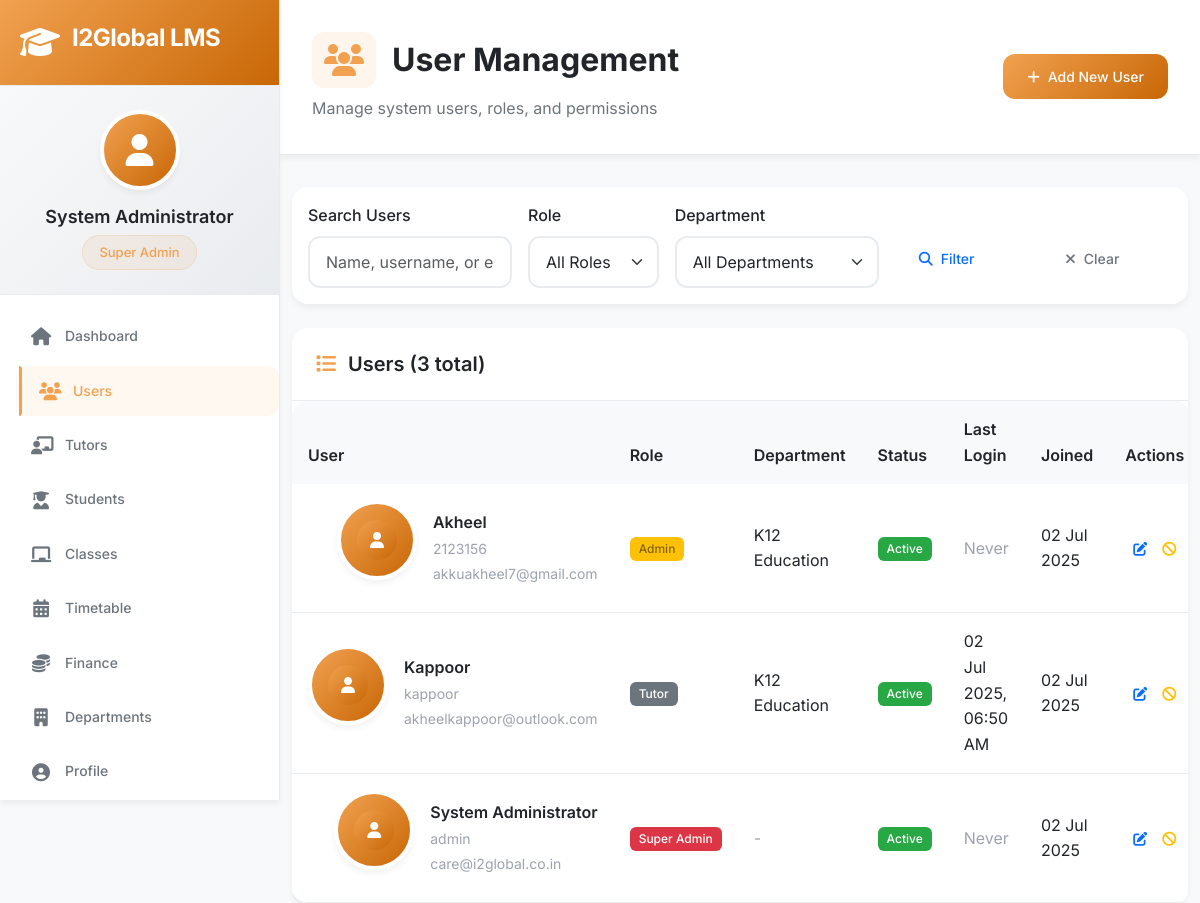
/admin/users (signed in), run on an earlier commit of the app's database.
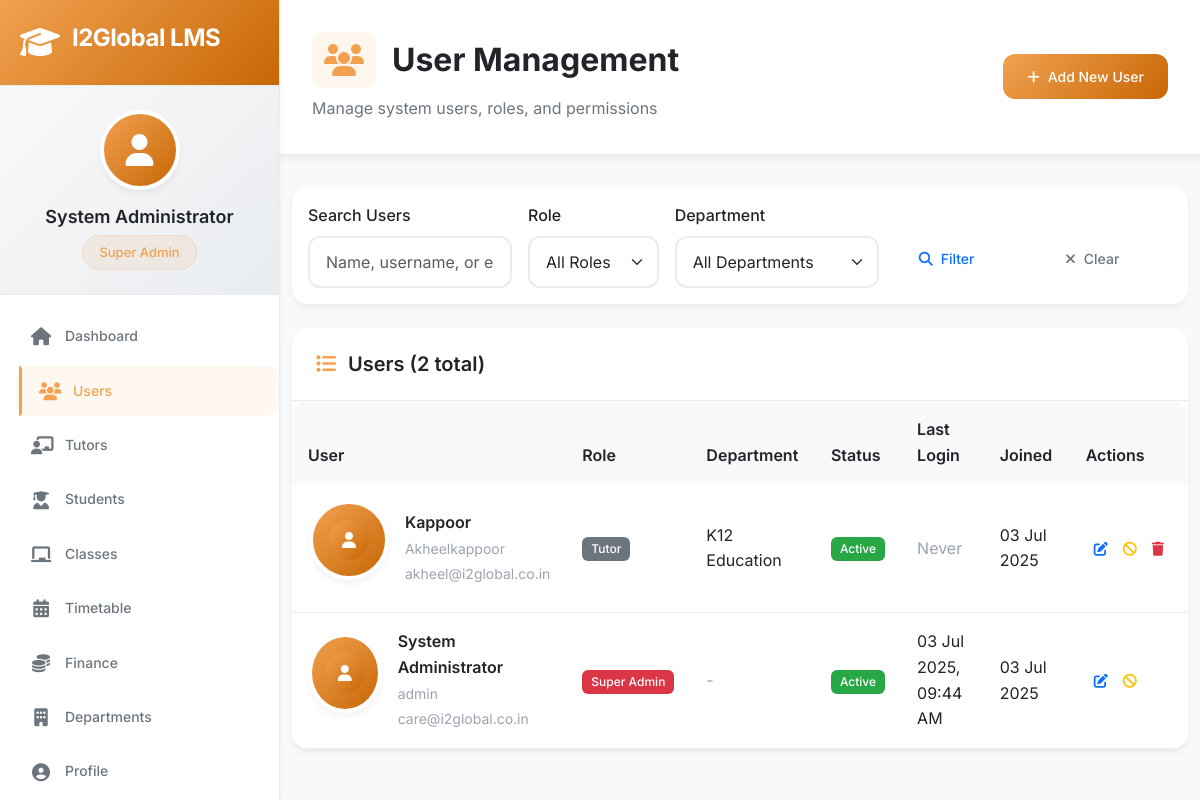
And on a later commit of the database.
### app/models/user.py (models this page shows, shortened)
class User(UserMixin, db.Model):
    __tablename__ = 'users'
    id = db.Column(db.Integer, primary_key=True)
    username = db.Column(db.String(80), unique=True, nullable=False, index=True)
    email = db.Column(db.String(120), unique=True, nullable=False, index=True)
    password_hash = db.Column(db.String(255), nullable=False)
    full_name = db.Column(db.String(100), nullable=False)
    phone = db.Column(db.String(20))
    address = db.Column(db.Text)
    profile_picture = db.Column(db.String(100))
    role = db.Column(db.String(20), nullable=False, default='tutor')  # superadmin, admin, coordinator, tutor
    department_id = db.Column(db.Integer, db.ForeignKey('departments.id'))
    is_active = db.Column(db.Boolean, default=True)
    is_verified = db.Column(db.Boolean, default=False)
    created_at = db.Column(db.DateTime, default=datetime.utcnow)
    last_login = db.Column(db.DateTime)
    joining_date = db.Column(db.Date)
    working_hours = db.Column(db.String(50))  # "9:00 AM - 6:00 PM"
    emergency_contact = db.Column(db.Text)  # JSON string
    department = db.relationship('Department', foreign_keys=[department_id], backref='users', lazy=True)
    tutor_profile = db.relationship('Tutor', backref='user', uselist=False, lazy=True)
    def has_permission(self, permission):
        if self.role == 'superadmin':
            return True
    def get_role_display(self):
        role_map = {
            'superadmin': 'Super Admin',
            'admin': 'Admin',
            'coordinator': 'Coordinator',
            'tutor': 'Tutor'
        }
        return role_map.get(self.role, self.role.title())

### app/models/department.py (models this page shows, shortened)
class Department(db.Model):
    __tablename__ = 'departments'
    id = db.Column(db.Integer, primary_key=True)
    name = db.Column(db.String(50), unique=True, nullable=False)
    code = db.Column(db.String(10), unique=True, nullable=False)  # K12, TT, UPSKILL
    description = db.Column(db.Text)
    permissions = db.Column(db.Text)  # JSON string of permissions
    is_active = db.Column(db.Boolean, default=True)
    created_at = db.Column(db.DateTime, default=datetime.utcnow)
    created_by = db.Column(db.Integer, db.ForeignKey('users.id'))
    settings = db.Column(db.Text)  # JSON string for department-specific settings

### app/routes/admin.py (the view)
@bp.route('/users')
@login_required
@admin_required
def users():
    page = request.args.get('page', 1, type=int)
    role_filter = request.args.get('role', '')
    dept_filter = request.args.get('department', '', type=int)
    search = request.args.get('search', '')
    query = User.query
    if role_filter:
        query = query.filter_by(role=role_filter)
    if dept_filter:
        query = query.filter_by(department_id=dept_filter)
    if search:
        query = query.filter(
            (User.full_name.contains(search)) |
            (User.username.contains(search)) |
            (User.email.contains(search))
        )
    users = query.order_by(User.created_at.desc()).paginate(
        page=page, per_page=20, error_out=False
    )
    departments = Department.query.filter_by(is_active=True).all()
    return render_template('admin/users.html', users=users, departments=departments)

### app/models/user.py (called while the page is built)
@login.user_loader
def load_user(user_id):
    return User.query.get(int(user_id))

### app/routes/admin.py (called while the page is built)
def admin_required(f):
    @wraps(f)
    def decorated_function(*args, **kwargs):
        if current_user.role not in ['superadmin', 'admin', 'coordinator']:
            flash('Access denied. Insufficient permissions.', 'error')
            return redirect(url_for('dashboard.index'))
        return f(*args, **kwargs)
    return decorated_function

### app/templates/admin/users.html (shortened to what the changed rows need)
{% extends "base.html" %}
{% block content %}
<div class="page-header">
    <div class="d-flex justify-content-between align-items-center">
        <div>
            <h1 class="page-title">
                <i class="fas fa-users"></i>
                User Management
            </h1>
        </div>
    </div>
</div>
<div class="container-fluid">
    <div class="card">
        <div class="card-header">
            <h5 class="card-title mb-0">
                <i class="fas fa-list"></i>
                Users ({{ users.total }} total)
            </h5>
        </div>
        <div class="card-body p-0">
            {% if users.items %}
            <div class="table-responsive">
                <table class="table table-hover mb-0">
                    <thead>
                        <tr>
                            <th>User</th>
                            <th>Role</th>
                            <th>Department</th>
                            <th>Status</th>
                            <th>Last Login</th>
                            <th>Joined</th>
                            <th>Actions</th>
                        </tr>
                    </thead>
                    <tbody>
                        {% for user in users.items %}
                        <tr>
                            <td>
                                <div class="d-flex align-items-center">
                                    <div class="user-avatar me-3">
                                        {% if user.profile_picture %}
                                            <img src="{{ url_for('static', filename='uploads/profiles/' + user.profile_picture) }}"
                                                 alt="Avatar" class="rounded-circle" width="40" height="40">
                                        {% else %}
                                            <div class="avatar-placeholder">
                                                <i class="fas fa-user"></i>
                                            </div>
                                        {% endif %}
                                    </div>
                                    <div>
                                        <div class="fw-semibold">{{ user.full_name }}</div>
                                        <small class="text-muted">{{ user.username }}</small><br>
                                        <small class="text-muted">{{ user.email }}</small>
                                    </div>
                                </div>
                            </td>
                            <td>
                                <span class="badge badge-{{ 'danger' if user.role == 'superadmin' else 'warning' if user.role == 'admin' else 'info' if user.role == 'coordinator' else 'secondary' }}">
                                    {{ user.get_role_display() }}
                                </span>
                            </td>
                            <td>
                                {% if user.department %}
                                    {{ user.department.name }}
                                {% else %}
                                    <span class="text-muted">-</span>
                                {% endif %}
                            </td>
                            <td>
                                {% if user.is_active %}
                                    <span class="badge badge-success">Active</span>
                                {% else %}
                                    <span class="badge badge-danger">Inactive</span>
                                {% endif %}
                            </td>
                            <td>
                                {% if user.last_login %}
                                    <span data-bs-toggle="tooltip" title="{{ user.last_login.strftime('%d %B %Y at %H:%M') }}">
                                        {{ user.last_login|datetime }}
                                    </span>
                                {% else %}
                                    <span class="text-muted">Never</span>
                                {% endif %}
                            </td>
                            <td>
                                {% if user.created_at %}
                                    {{ user.created_at|date }}
                                {% else %}
                                    <span class="text-muted">-</span>
                                {% endif %}
                            </td>
                            <td>
                                <div class="btn-group btn-group-sm">
                                    <a href="{{ url_for('admin.edit_user', user_id=user.id) }}"
                                       class="btn btn-outline-primary" data-bs-toggle="tooltip" title="Edit User">
                                        <i class="fas fa-edit"></i>
                                    </a>
                                    {% if user.role != 'superadmin' or current_user.role == 'superadmin' %}
                                    <button type="button" class="btn btn-outline-{{ 'success' if not user.is_active else 'warning' }}"
                                            onclick="toggleUserStatus({{ user.id }}, {{ 'true' if not user.is_active else 'false' }})"
                                            data-bs-toggle="tooltip" title="{{ 'Activate' if not user.is_active else 'Deactivate' }} User">
                                        <i class="fas fa-{{ 'check' if not user.is_active else 'ban' }}"></i>
                                    </button>
                                    {% endif %}
                                    {% if current_user.role == 'superadmin' and user.role != 'superadmin' %}
                                    <button type="button" class="btn btn-outline-danger"
                                            onclick="deleteUser('{{ user.id }}', '{{ user.full_name }}')"
                                            data-bs-toggle="tooltip" title="Delete User">
                                        <i class="fas fa-trash"></i>
                                    </button>
                                    {% endif %}
                                </div>
                            </td>
                        </tr>
                        {% endfor %}
                    </tbody>
                </table>
            </div>
            {% endif %}
        </div>
    </div>
</div>
{% endblock %}

### app/templates/base.html (shortened to what the changed rows need)
<!DOCTYPE html>
<html lang="en">
<head>
    <link rel="stylesheet" href="https://cdnjs.cloudflare.com/ajax/libs/font-awesome/6.4.0/css/all.min.css">
    <link href="https://cdn.jsdelivr.net/npm/bootstrap@5.3.0/dist/css/bootstrap.min.css" rel="stylesheet">
</head>
<body>
    <div class="app-container">
        {% if current_user.is_authenticated %}
        <nav class="sidebar" id="sidebar">
            <div class="sidebar-header">
                <div class="logo-container">
                    <i class="fas fa-graduation-cap logo-icon"></i>
                    <h3 class="logo-text">{{ APP_NAME }}</h3>
                </div>
            </div>
            <div class="user-profile">
                <div class="user-avatar">
                    {% if current_user.profile_picture %}
                        <img src="{{ url_for('static', filename='uploads/profiles/' + current_user.profile_picture) }}" alt="Profile">
                    {% else %}
                        <i class="fas fa-user"></i>
                    {% endif %}
                </div>
                <div class="user-info">
                    <h4>{{ current_user.full_name or current_user.username }}</h4>
                    <span class="user-role">{{ current_user.get_role_display() }}</span>
                </div>
            </div>
            <ul class="nav-menu">
                <li class="nav-item">
                    <a href="{{ url_for('dashboard.index') }}" class="nav-link {% if request.endpoint and (request.endpoint == 'dashboard.admin_dashboard' or request.endpoint == 'dashboard.tutor_dashboard') %}active{% endif %}">
                        <i class="fas fa-home"></i>
                        <span>Dashboard</span>
                    </a>
                </li>
                {% if current_user.role in ['superadmin', 'admin', 'coordinator'] %}
                {% if current_user.has_permission('user_management') %}
                <li class="nav-item">
                    <a href="{{ url_for('admin.users') }}" class="nav-link {% if request.endpoint and 'users' in request.endpoint %}active{% endif %}">
                        <i class="fas fa-users"></i>
                        <span>Users</span>
                    </a>
                </li>
                {% endif %}
                {% if current_user.has_permission('tutor_management') %}
                <li class="nav-item">
                    <a href="{{ url_for('admin.tutors') }}" class="nav-link {% if request.endpoint and 'tutors' in request.endpoint %}active{% endif %}">
                        <i class="fas fa-chalkboard-teacher"></i>
                        <span>Tutors</span>
                    </a>
                </li>
                {% endif %}
                {% if current_user.has_permission('student_management') %}
                <li class="nav-item">
                    <a href="{{ url_for('admin.students') }}" class="nav-link {% if request.endpoint and 'students' in request.endpoint %}active{% endif %}">
                        <i class="fas fa-user-graduate"></i>
                        <span>Students</span>
                    </a>
                </li>
                {% endif %}
                {% if current_user.has_permission('class_management') %}
                <li class="nav-item">
                    <a href="{{ url_for('admin.classes') }}" class="nav-link {% if request.endpoint and 'classes' in request.endpoint %}active{% endif %}">
                        <i class="fas fa-chalkboard"></i>
                        <span>Classes</span>
                    </a>
                </li>
                {% endif %}
                {% if current_user.has_permission('timetable_management') %}
                <li class="nav-item">
                    <a href="{{ url_for('admin.timetable') }}" class="nav-link {% if request.endpoint and 'timetable' in request.endpoint %}active{% endif %}">
                        <i class="fas fa-calendar-alt"></i>
                        <span>Timetable</span>
                    </a>
                </li>
                {% endif %}
                {% if current_user.role in ['superadmin','admin'] %}
                <li class="nav-item">
                    <a href="{{ url_for('admin.finance_dashboard') }}" class="nav-link {% if request.endpoint and 'finance_dashboard' in request.endpoint %}active{% endif %}">
                        <i class="fa-solid fa-coins"></i>
                        <span>Finance</span>
                    </a>
                </li>
                {% endif %}
                {% if current_user.role in ['superadmin', 'admin'] %}
                <li class="nav-item">
                    <a href="{{ url_for('admin.departments') }}" class="nav-link {% if request.endpoint and 'departments' in request.endpoint %}active{% endif %}">
                        <i class="fas fa-building"></i>
                        <span>Departments</span>
                    </a>
                </li>
                {% endif %}
                {% endif %}
                <li class="nav-item">
                    <a href="#" class="nav-link">
                        <i class="fas fa-user-circle"></i>
                        <span>Profile</span>
                    </a>
                </li>
            </ul>
        </nav>
        {% endif %}
        <main class="main-content {% if not current_user.is_authenticated %}full-width{% endif %}">
            {% block content %}{% endblock %}
        </main>
    </div>
</body>
</html>

What changed in the data, as far as the page shows it:
removed User: full_name "Akheel", username "2123156", email "akkuakheel7@gmail.com", role "Admin", department.name "K12 Education", is_active "Active", shows "Never", created_at "02 Jul 2025"
changed User "System Administrator": last_login (not shown) → "03 Jul 2025, 09:44 AM"; created_at "02 Jul 2025" → "03 Jul 2025"; no longer shows "Never"
changed User "Kappoor": username "kappoor" → "Akheelkappoor"; email "akheelkappoor@outlook.com" → "akheel@i2global.co.in"; created_at "02 Jul 2025" → "03 Jul 2025"; last_login "02 Jul 2025, 06:50 AM" → (not shown); now shows "Never"
Also different on the page:
{{ users.total }}: "3" → "2"
